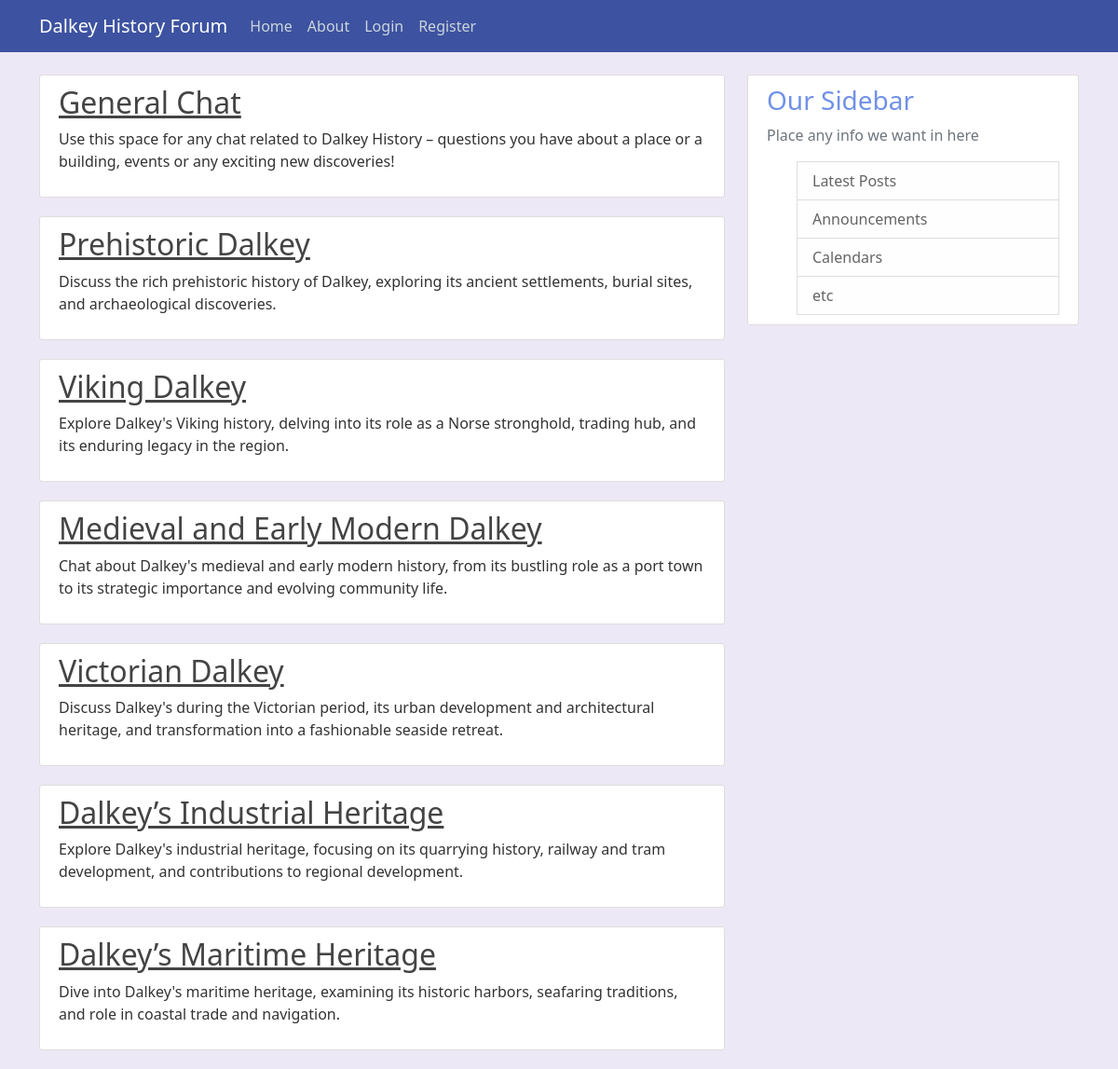
The page / on the database its author committed.
### forum/models.py (models this page shows, shortened)
class Topic(models.Model):
    title = models.CharField(max_length=100)
    description = models.CharField(max_length=1000, default="")

### forum/views.py (the view)
# urls.py: path('', TopicListView.as_view(), name='forum-home'),
class TopicListView(ListView):
    model = Topic
    template_name = 'forum/home.html'
    fields = ['title', 'description']
    context_object_name = 'topics'

### forum/templates/forum/home.html
{% extends "forum/base.html" %}
{% block content %}
    {% for topic in topics %}
        <article class="media content-section">
            <h2><a class="article-title" href="/threads_by_topic/{{ topic.title }}">{{ topic.title }}</a></h2>
            <div class="media-body">
              <p class="article-content">{{ topic.description }}</p>
            </div>
          </article>
    {% endfor %}
{% endblock content %}

### forum/templates/forum/base.html (shortened to what this page needs)
{% load static %}
<!DOCTYPE html>
<html lang="en">
  <head>
    <link href="https://cdn.jsdelivr.net/npm/bootstrap@5.0.2/dist/css/bootstrap.min.css" rel="stylesheet" />
    <link rel="stylesheet" type="text/css" href="{% static 'forum/main.css' %}">
  </head>
  <body>
    <header class="site-header">
      <nav class="navbar navbar-expand-md navbar-dark bg-steel fixed-top">
        <div class="container">
          <a class="navbar-brand mr-4" href="{% url 'forum-home' %}">Dalkey History Forum</a>
          <div class="collapse navbar-collapse" id="navbarToggle">
            <div class="navbar-nav mr-auto">
              <a class="nav-item nav-link" href="{% url 'forum-home' %}">Home</a>
              <a class="nav-item nav-link" href="{% url 'forum-about' %}">About</a>
            </div>
              <div class="navbar-nav">
                  {% if user.is_authenticated %}
                  <a class="nav-item nav-link" href="{% url 'profile' %}">Profile</a>
                    <form action="{% url 'logout' %}" method="POST" class="form-inline">
                      {% csrf_token %}
                      <button type="submit" class="btn btn-link nav-item nav-link py-0">Logout</button>
                    </form>
                  {% else %}
                  <a class="nav-item nav-link" href="{% url 'login' %}">Login</a>
                  <a class="nav-item nav-link" href="{% url 'register' %}">Register</a>
                  {% endif %}
            </div>
          </div>
        </div>
      </nav>
    </header>
    <main role="main" class="container">
      <div class="row">
        <div class="col-md-8">
          {% block content %}
          {% endblock %}
        </div>
        <div class="col-md-4">
          <div class="content-section">
            <h3>Our Sidebar</h3>
            <p class="text-muted">Place any info we want in here</p>
            <ul>
              <li class="list-group-item list-group-item-light">Latest Posts</li>
              <li class="list-group-item list-group-item-light">Announcements</li>
              <li class="list-group-item list-group-item-light">Calendars</li>
              <li class="list-group-item list-group-item-light">etc</li>
            </ul>
          </div>
        </div>
      </div>
    </main>
  </body>
</html>

### forum/static/forum/main.css (style rules this page uses)
body { background: #EDE8F5; color: #333333; margin-top: 5rem; }
h1, h2, h3, h4, h5, h6 { color: #7091E6; }
ul { margin: 0; }
.bg-steel { background-color: #3D52A0; }
.site-header .navbar-nav .nav-link { color: #cbd5db; }
.content-section { background: #ffffff; padding: 10px 20px; border: 1px solid #dddddd; border-radius: 3px; margin-bottom: 20px; }
.article-title { color: #444444; }
.article-content { white-space: pre-line; }

### rows shown on the page
Topic: title "General Chat", description "Use this space for any chat related to Dalkey History – questions you have about a place or a building, events or any exciting new discoveries!"
Topic: title "Prehistoric Dalkey", description "Discuss the rich prehistoric history of Dalkey, exploring its ancient settlements, burial sites, and archaeological discoveries."
Topic: title "Viking Dalkey", description "Explore Dalkey's Viking history, delving into its role as a Norse stronghold, trading hub, and its enduring legacy in the region."
Topic: title "Medieval and Early Modern Dalkey", description "Chat about Dalkey's medieval and early modern history, from its bustling role as a port town to its strategic importance and evolving community life."
Topic: title "Victorian Dalkey", description "Discuss Dalkey's during the Victorian period, its urban development and architectural heritage, and transformation into a fashionable seaside retreat."
Topic: title "Dalkey’s Industrial Heritage", description "Explore Dalkey's industrial heritage, focusing on its quarrying history, railway and tram development, and contributions to regional development."
Topic: title "Dalkey’s Maritime Heritage", description "Dive into Dalkey's maritime heritage, examining its historic harbors, seafaring traditions, and role in coastal trade and navigation."
